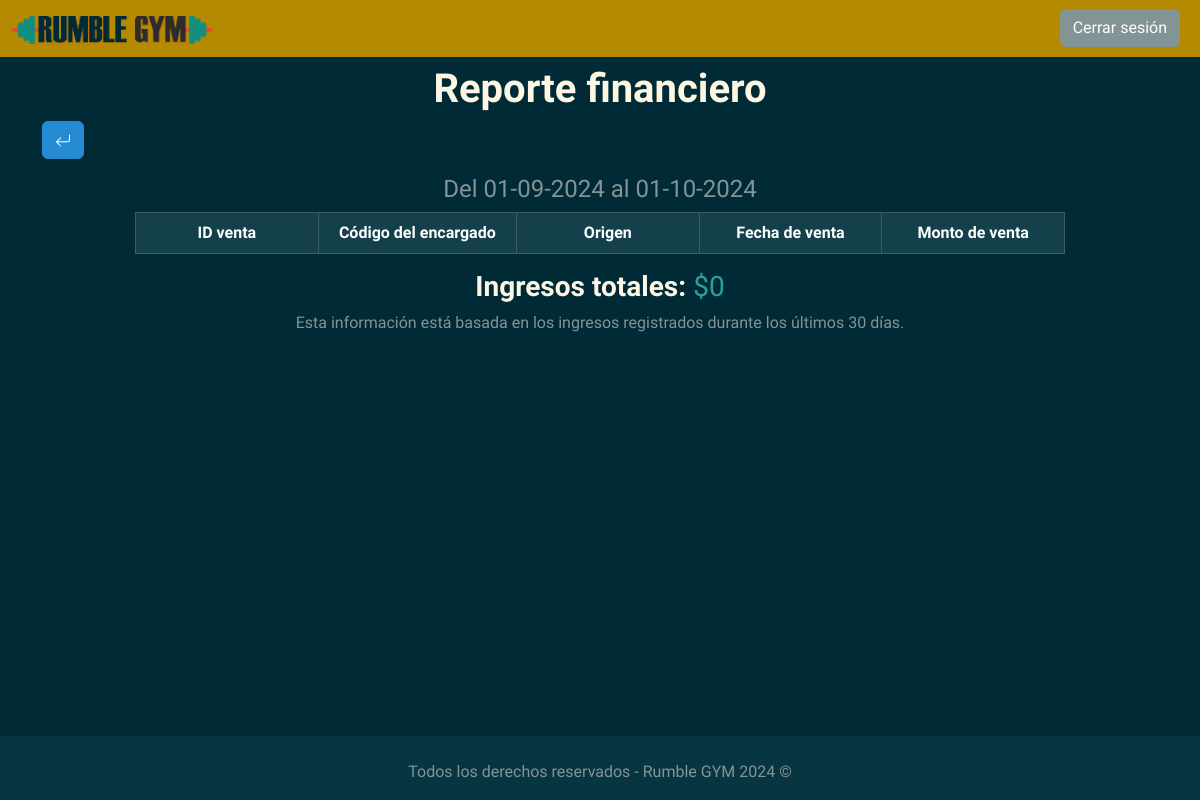
Before: /index.php?c=reporte (signed in) with the older database file.
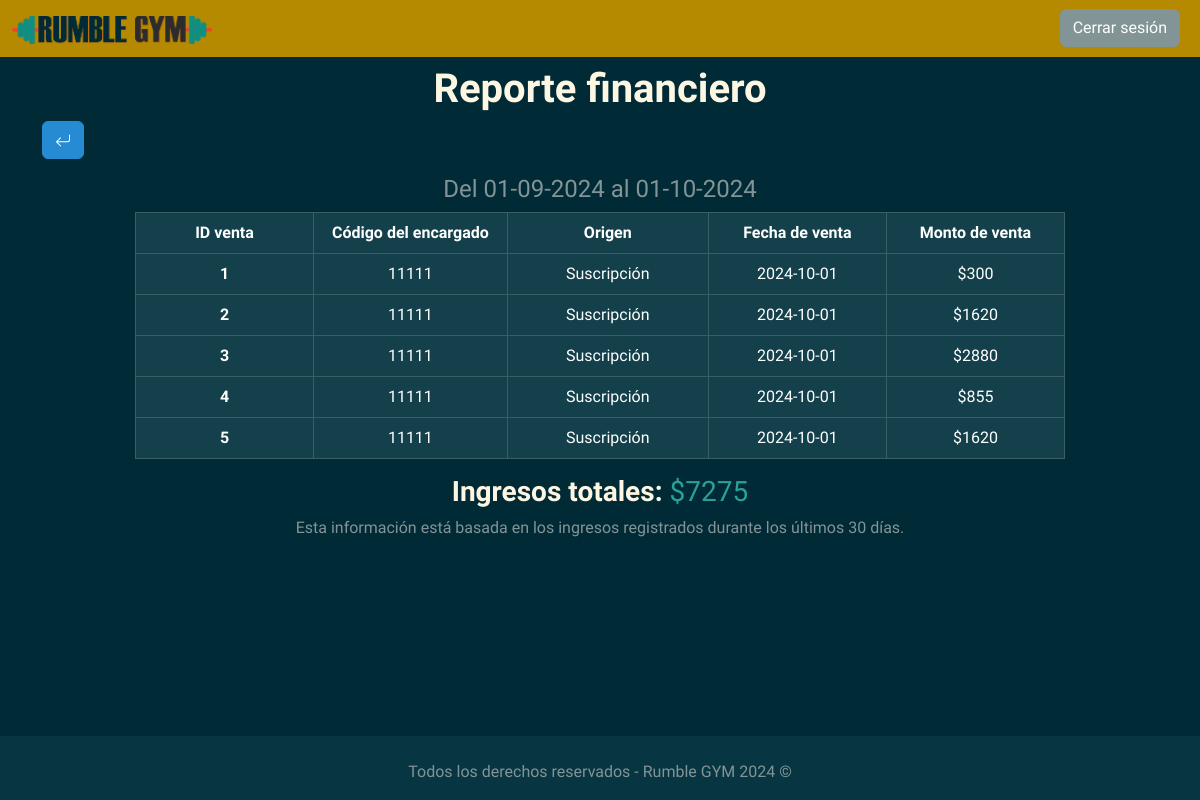
After: the same page with the newer database file.
### tables this page shows
CREATE TABLE `ventas` (
  `id_venta` int NOT NULL,
  `id_empleado` int NOT NULL,
  `fecha_venta` date NOT NULL,
  `monto_venta` float NOT NULL,
  `tipo` varchar(8) NOT NULL
);

### controllers/Reporte.php (called while the page is built, shortened)
<?php
class ReporteController{
  private $ventaModel;
  public function __construct(){
    require_once('models/M_venta.php');
    $this->ventaModel = new VentaModel();
  }
  public function index(){
    $fechaActual = date('Y-m-d');
    $fechaCorte = date('Y-m-d', strtotime($fechaActual . ' - 1 month'));
    $listaVentas = $this->ventaModel->getVentas($fechaCorte, $fechaActual);
    require_once('views/venta/V_reporteFinanciero.php');
  }
}
?>

### config/db/db.php (called while the page is built)
<?php
class Conectar{
  public static function conexion(){
    $host = "localhost";
    $user = "root";
    $pass = "";
    $db = "rumble_gym";
    $conexion = new mysqli($host, $user, $pass, $db);
    $conexion->query("SET NAMES 'utf8'");
    return $conexion;
  }
}
?>

### models/M_venta.php (called while the page is built, shortened)
<?php
class VentaModel{
  private $db;
  private $listaVentas;
  public function __construct(){
    $this->db = Conectar::conexion();
    $this->listaVentas = array();
  }
  public function getVentas($fechaCorte, $fechaActual){
    $query = $this->db->query("SELECT * FROM ventas WHERE fecha_venta BETWEEN '$fechaCorte' AND '$fechaActual' ORDER BY fecha_venta ASC");
    while($row = $query->fetch_assoc()){
      $this->listaVentas[] = $row;
    }
    return $this->listaVentas;
  }
}
?>

### views/venta/V_reporteFinanciero.php (the view, shortened to what this page needs)
<?php
require_once 'includes/header.php';
require_once 'includes/navLogueado.php';
?>
<main>
  <div class="container">
    <h1 class="text-light text-center mt-2"><strong>Reporte financiero</strong></h1>
    <div class="d-flex justify-content-between mb-3">
      <a href="index.php" class="btn btn-info">
      </a>
    </div>
    <h4 class="text-center"><?php echo 'Del ' . date("d-m-Y", strtotime($fechaCorte)) . ' al ' . date("d-m-Y", strtotime($fechaActual));?></h4>
    <div class="d-flex justify-content-center">
      <div class="col-10">
      <table class="table table-dark table-striped table-bordered table-hover text-center">
        <thead>
          <tr>
            <th scope="col" class="col-1">ID venta</th>
            <th scope="col" class="col-1">Código del encargado</th>
            <th scope="col" class="col-1">Origen</th>
            <th scope="col" class="col-1">Fecha de venta</th>
            <th scope="col" class="col-1">Monto de venta</th>
          </tr>
        </thead>
        <tbody>
          <?php $ingresos = 0;
          foreach ($listaVentas as $venta) : ?>
            <tr class="table-default">
              <th scope="row"><?php echo $venta['id_venta']; ?></th>
              <td><?php echo $venta['id_empleado']; ?></td>
              <td><?php echo $tipo = $venta['tipo'] == 1 ? 'Venta' : 'Suscripción'; ?></td>
              <td><?php echo $venta['fecha_venta']; ?></td>
              <td><?php echo '$' . $venta['monto_venta']; ?></td>
            </tr>
          <?php $ingresos += $venta['monto_venta'];
          endforeach; ?>
        </tbody>
      </table>
      </div>
    </div>
    <h3 class="text-center text-success"><strong class="text-light">Ingresos totales: </strong><?php echo '$' . round($ingresos, 2); ?></h3>
    <p class="text-center">Esta información está basada en los ingresos registrados durante los últimos 30 días.</p>
  </div>
</main>
<?php require_once 'includes/footer.php' ?>

### index.php (shortened to what this page needs)
<?php
require_once "core/routes.php";
require_once "config/db/db.php";
if (isset($_GET['c'])) {
	$controlador = cargarControlador($_GET['c']);
	if (isset($_GET['a'])) {
		if (isset($_GET['id'])) {
			cargarAccion($controlador, $_GET['a'], $_GET['id']);
		} else {
			cargarAccion($controlador, $_GET['a']);
		}
	} else {
			cargarAccion($controlador, MAIN_ACTION);
	}
} else {
	$controlador = cargarControlador(MAIN_CONTROLLER);
	$accionTmp = MAIN_ACTION;
	$controlador->$accionTmp();
}
?>

### core/routes.php (shortened to what this page needs)
<?php
	function cargarAccion($controller, $accion, $id = null){
		if(isset($accion) && method_exists($controller, $accion)){
			if($id == null){
				$controller->$accion();
				} else {
				$controller->$accion($id);
			}
			} else {
			$controller->MAIN_ACTION();
		}
	}
?>

### includes/header.php (shortened to what this page needs)
<!DOCTYPE html>
<html lang="en">
<head>
  <link rel="stylesheet" href="src/css/bootstrap.min.css">
  <link rel="stylesheet" href="src/css/styles.css">
</head>
<body>

### includes/navLogueado.php (shortened to what this page needs)
<header>
  <nav class="navbar navbar-expand-lg navbar-dark bg-primary">
    <div class="container-fluid">
      <a class="navbar-brand" href="index.php?c=panel"><img width="200em" src="src/img/LOGO.png" alt="LOGO-RUMBLEGYM"></a>
      <div class="collapse navbar-collapse" id="navbarColor01">
        <div class="d-flex justify-content-center">
          <a href="index.php?c=login&a=cerrar" class="btn btn-secondary me-2">Cerrar sesión</a>
        </div>
      </div>
    </div>
  </nav>
</header>

### includes/footer.php (shortened to what this page needs)
<footer class="bg-dark text-center text-lg-start pt-2">
  <div class="text-center m-3">
    <p class="mb-0">Todos los derechos reservados - Rumble GYM <?php echo date('Y'); ?> &copy;</p>
  </div>
</footer>
</body>
</html>

### src/css/styles.css (style rules this page uses)
html { box-sizing: border-box; }
*, *:before, *:after { box-sizing: inherit; }
body { position: relative; padding-bottom: 4em; min-height: 100vh; }
footer { width:100%; position:absolute; bottom:0; }
a { text-decoration: none; }

Changed rows visible on the page:
added ventas: id_venta "1", id_empleado "11111", tipo "Suscripción", fecha_venta "2024-10-01", monto_venta "300"
added ventas: id_venta "2", id_empleado "11111", tipo "Suscripción", fecha_venta "2024-10-01", monto_venta "1620"
added ventas: id_venta "3", id_empleado "11111", tipo "Suscripción", fecha_venta "2024-10-01", monto_venta "2880"
added ventas: id_venta "4", id_empleado "11111", tipo "Suscripción", fecha_venta "2024-10-01", monto_venta "855"
added ventas: id_venta "5", id_empleado "11111", tipo "Suscripción", fecha_venta "2024-10-01", monto_venta "1620"
Other visible differences:
$ingresos: "0" → "7275"
